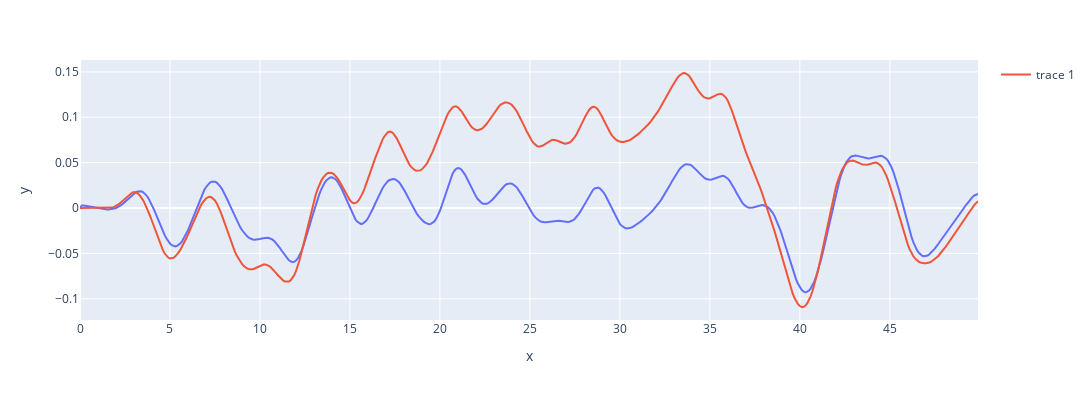

Source (notebook cell):
### Code cell
fig=px.line(x=t, y=dy[0].T, height=400, width=1300)
fig.add_scatter(x=t, y=U[0].T * 5, mode='lines')
fig.show()

### Figure 1 — Plotly figure (JSON) as saved in the notebook; plotly's stock layout.template omitted (floating-point values rounded to 4 significant figures; data arrays with more than 128 entries replaced by an {"elided": "..."} marker saying what was removed)
{"data": [{"hovertemplate": "x=%{x}<br>y=%{y}<extra></extra>", "legendgroup": "", "line": {"color": "#636efa", "dash": "solid"}, "marker": {"symbol": "circle"}, "mode": "lines", "name": "", "orientation": "v", "showlegend": false, "type": "scatter", "x": {"elided": "500 float values"}, "xaxis": "x", "y": {"elided": "500 float values"}, "yaxis": "y"}, {"mode": "lines", "type": "scatter", "x": {"elided": "500 float values"}, "y": {"elided": "500 float values"}}], "layout": {"height": 400, "legend": {"tracegroupgap": 0}, "margin": {"t": 60}, "width": 1300, "xaxis": {"anchor": "y", "domain": [0, 1], "title": {"text": "x"}}, "yaxis": {"anchor": "x", "domain": [0, 1], "title": {"text": "y"}}}}
